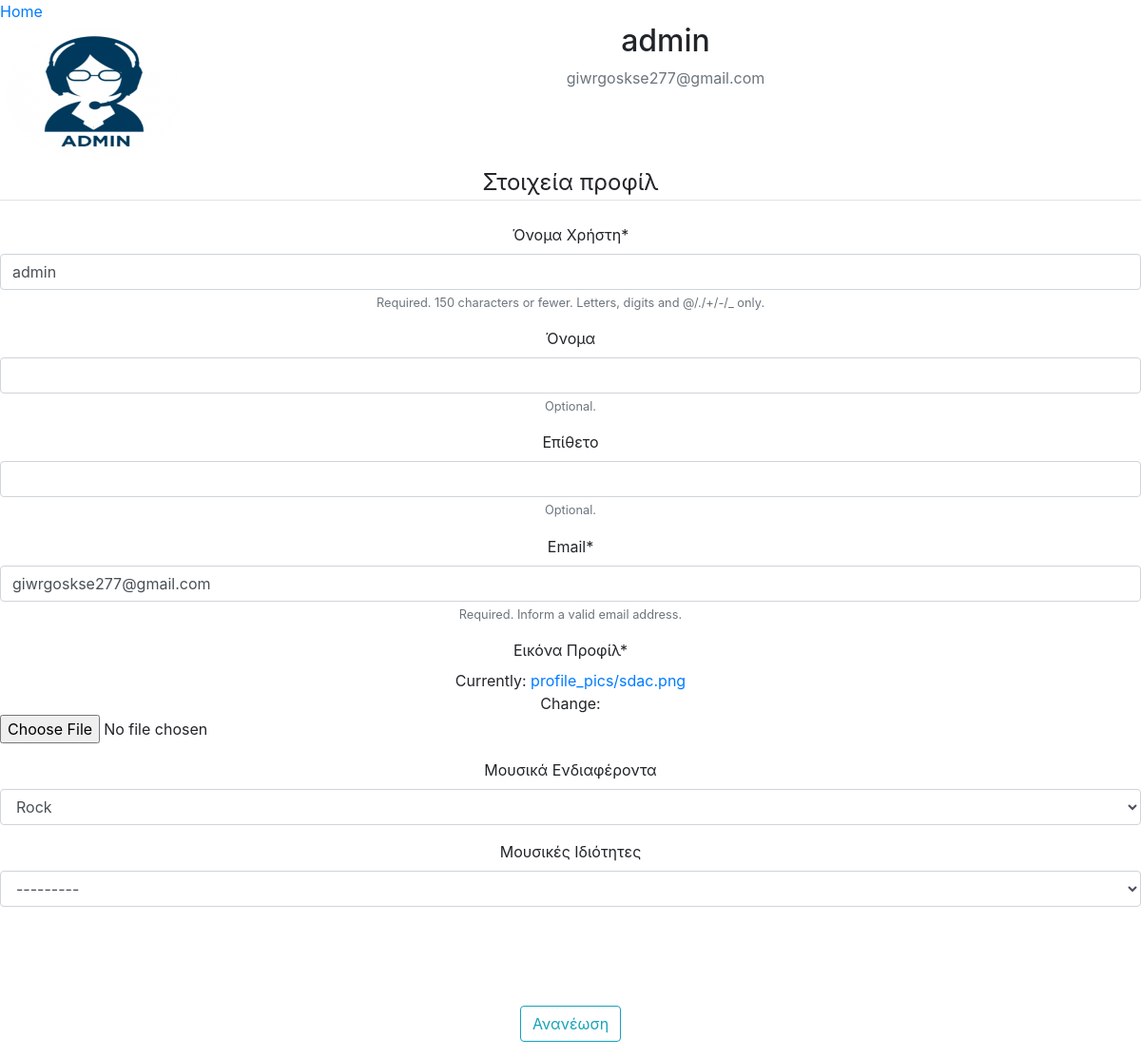
The app's page /profile/ (signed in), older data.
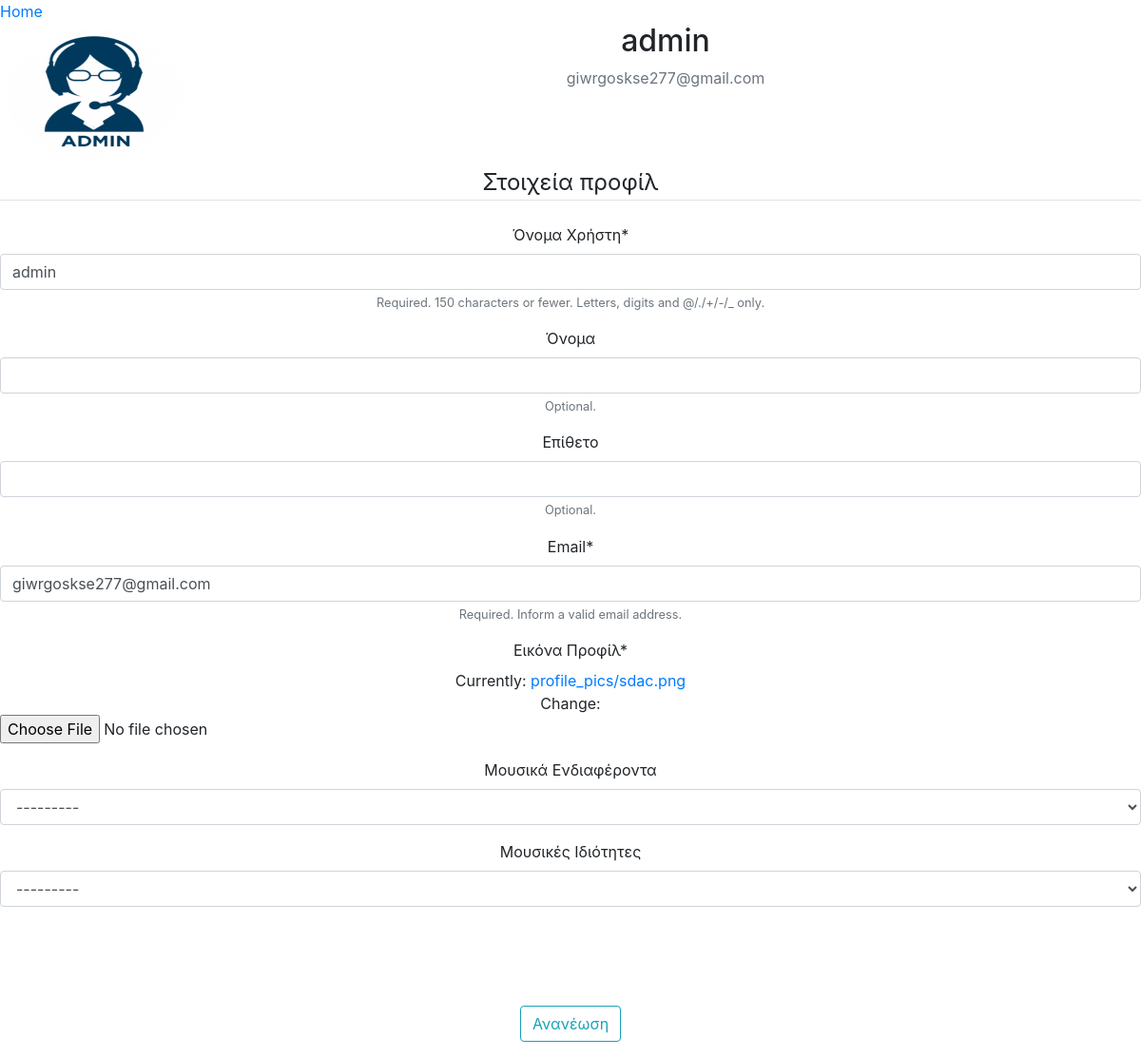
The same page, newer data.
### users_core/models.py (models this page shows, shortened)
class Profile(models.Model):
    MUSIC_CHOICES = (
        ('Rock', 'Rock'),
        ('Punk', 'Punk'),
        ('Pop', 'Pop'),
        ('Hip-Hop', 'Hip-Hop'),
    )
    MUSIC_NATURE = (
        ('Drummer', 'Drummer'),
        ('Τραγουδιστής', 'Τραγουδιστής'),
        ('Κιθαρίστας', 'Κιθαρίστας'),
        ('Μπασίστας', 'Μπασίστας'),
        ('Στιχουργός', 'Στιχουργός'),
    )
    user = models.OneToOneField(User, on_delete=models.CASCADE)
    image = models.ImageField(default='default.jpg', upload_to='profile_pics')
    music_category = MultiSelectField(choices=MUSIC_CHOICES, blank=True)
    music_nature = MultiSelectField(choices=MUSIC_NATURE, blank=True)
    objects = models.Manager()

### users_core/views.py (the view)
# urls.py: path('profile/', user_view.profile, name='profile'),
@login_required
def profile(request):
    if request.method == 'POST':
        u_form = UserUpdateForm(request.POST, instance=request.user)
        p_form = ProfileUpdateForm(request.POST, request.FILES, instance=request.user.profile)
        if u_form.is_valid() and p_form.is_valid():
            u_form.save()
            p_form.save()
            messages.success(request, f'Ο λογαριασμός σας ανανεώθηκε!')
            return redirect('profile')
    else:
        u_form = UserUpdateForm(instance=request.user)
        p_form = ProfileUpdateForm(instance=request.user.profile)
    context = {
        'u_form': u_form,
        'p_form': p_form,
     }
    return render(request, 'profile.html', context)

### users_core/forms.py
class UserUpdateForm(forms.ModelForm):
    first_name = forms.CharField(max_length=30, required=False, help_text='Optional.', label='Όνομα')
    last_name = forms.CharField(max_length=30, required=False, help_text='Optional.', label='Επίθετο')
    email = forms.EmailField(max_length=254, help_text='Required. Inform a valid email address.', label='Email')
    class Meta:
        model = User
        fields = ('username', 'first_name', 'last_name', 'email')
        labels = {'username': "Όνομα Χρήστη", }

class ProfileUpdateForm(forms.ModelForm):
    class Meta:
        model = Profile
        fields = ['image', 'music_category', 'music_nature']
        labels = {'music_category': "Μουσικά Ενδιαφέροντα", 'image': 'Εικόνα Προφίλ',
                  'music_nature': 'Μουσικές Ιδιότητες'}

### templates/profile.html (shortened to what this page needs)
{% extends 'base.html' %}
{% load crispy_forms_tags %}
{% block content %}
{% if user.is_authenticated  %}
            <div class="content-section">
                  <div class="media">
                    <img class="rounded-circle account-img" src="{{ user.profile.image.url }}" width="200" height="150"/>
                    <div class="media-body">
                      <h2 class="account-heading">{{ user.username }}</h2>
                      <p class="text-secondary">{{ user.email }}</p>
                    </div>
                  </div>
                  <form method="POST" enctype="multipart/form-data">
                    <fieldset class="form-group">
                        <legend class="border-bottom mb-4">Στοιχεία προφίλ</legend>
                        {{ u_form|crispy }}
                        {{ p_form|crispy }}
                    </fieldset>
                      <br> <br> <br>
                    <div class="form-group">
                        <button class="btn btn-outline-info" type="submit">Ανανέωση</button>
                    </div>
                </form>
            </div>
{%else%}
            <h1>no profile</h1>
{% endif %}
{% endblock %}

### templates/base.html (shortened to what this page needs)
<!DOCTYPE html>
<html>
<head>
  <link rel="stylesheet" href="https://stackpath.bootstrapcdn.com/bootstrap/4.1.3/css/bootstrap.min.css">
</head>
<body>
<a href="{% url 'home' %}">Home</a>
  <div align="center">
    {% block content %}
    {% endblock %}
  </div>
</body>
</html>

Row changes from the older to the newer data that the page shows:
changed Profile: music_category "Rock" → "---------"
